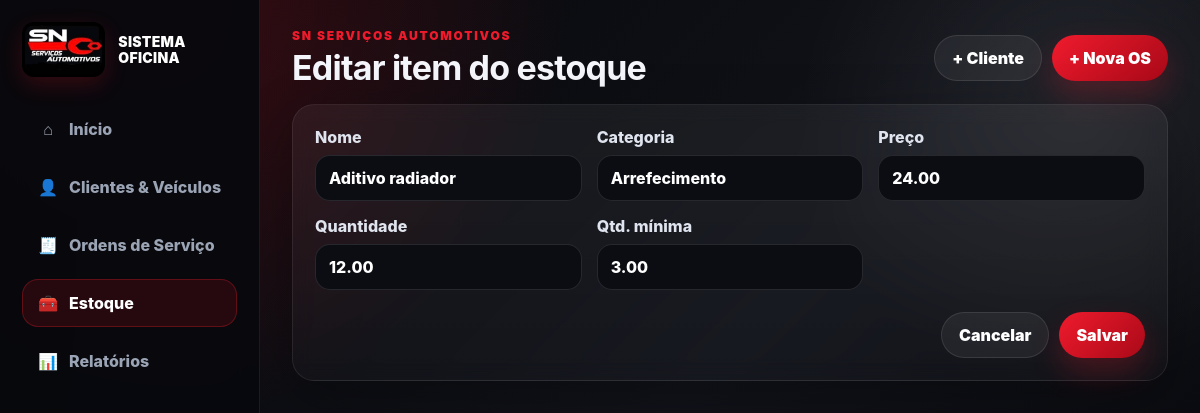
/estoque/12/editar, run on the app's committed database.
### tables this page shows
CREATE TABLE inventory (
            id INTEGER PRIMARY KEY AUTOINCREMENT,
            name TEXT NOT NULL,
            category TEXT,
            unit_price REAL DEFAULT 0,
            qty REAL DEFAULT 0,
            min_qty REAL DEFAULT 0,
            created_at TEXT NOT NULL
        );

### app.py (the view, shortened to what this page needs)
@app.route("/estoque/<int:item_id>/editar", methods=["GET", "POST"])
def inventory_edit(item_id: int):
    item = query_one("SELECT * FROM inventory WHERE id = ?", (item_id,))
    if not item:
        flash("Item não encontrado.", "error")
        return redirect(url_for("inventory"))
    return render_template("inventory_form.html", item=item)

### app.py (called while the page is built)
def get_db() -> sqlite3.Connection:
    if "db" not in g:
        conn = sqlite3.connect(DATABASE)
        conn.row_factory = sqlite3.Row
        g.db = conn
    return g.db

def query_one(sql: str, args: tuple[Any, ...] = ()) -> sqlite3.Row | None:
    return get_db().execute(sql, args).fetchone()

@app.context_processor
def inject_helpers() -> dict[str, Any]:
    return {
        "money": float_to_money,
        "br_date": br_date,
        "br_datetime": br_datetime,
        "today_iso": today_iso,
    }

@app.before_request
def ensure_db() -> None:
    init_db()

### templates/inventory_form.html (shortened to what this page needs)
{% extends 'base.html' %}
{% block heading %}Editar item do estoque{% endblock %}
{% block content %}
<form class="card form-card" method="post">
  <div class="form-grid">
    <label>Nome<input required name="name" value="{{ item.name }}"></label>
    <label>Categoria<input name="category" value="{{ item.category }}"></label>
    <label>Preço<input name="unit_price" inputmode="decimal" value="{{ '%.2f'|format(item.unit_price) }}"></label>
    <label>Quantidade<input name="qty" inputmode="decimal" value="{{ '%.2f'|format(item.qty) }}"></label>
    <label>Qtd. mínima<input name="min_qty" inputmode="decimal" value="{{ '%.2f'|format(item.min_qty) }}"></label>
  </div>
  <div class="row-actions end">
    <a class="btn btn-ghost" href="{{ url_for('inventory') }}">Cancelar</a>
    <button class="btn btn-primary" type="submit">Salvar</button>
  </div>
</form>
{% endblock %}

### static/css/style.css (style rules this page uses)
:root { --bg:#08090d; --panel:#11131a; --panel-2:#171a23; --glass:rgba(255,255,255,.055); --glass-2:rgba(255,255,255,.025); --text:#f4f6fb; --muted:#9ba4b5; --line:#272c38; --red:#ef1b2d; --red-2:#a90918; --white:#ffffff; --green:#25d366; --yellow:#ffcc4d; --shadow:0 18px 55px rgba(0,0,0,.28); --shadow-soft:0 12px 35px rgba(0,0,0,.22); --radius:22px; --safe-bottom:env(safe-area-inset-bottom,0px); --safe-top:env(safe-area-inset-top,0px); }
* { box-sizing:border-box;-webkit-tap-highlight-color:transparent }
html { width:100%;min-width:0;overflow-x:hidden;background:#050507 }
body { margin:0; width:100%; min-width:0; min-height:100vh; overflow-x:hidden; font-family:Inter,system-ui,-apple-system,BlinkMacSystemFont,"Segoe UI",sans-serif; color:var(--text); background: radial-gradient(circle at 12% 0%,rgba(239,27,45,.22),transparent 32%), radial-gradient(circle at 90% 14%,rgba(255,255,255,.08),transparent 22%), linear-gradient(135deg,#050507 0%,#11131a 54%,#06070a 100%); }
a { color:inherit;text-decoration:none }
button,input,textarea,select { font:inherit }
button { touch-action:manipulation }
.top-actions,.row-actions,.actions { display:flex;gap:10px;align-items:center }
.end { justify-content:flex-end;margin-top:22px }
.btn,.mini { border:0;cursor:pointer;border-radius:999px;font-weight:900;display:inline-flex;align-items:center;justify-content:center;white-space:nowrap;transition:.18s ease }
.btn { padding:12px 17px;min-height:46px }
.btn-primary { background:linear-gradient(135deg,var(--red),var(--red-2));color:#fff;box-shadow:0 14px 30px rgba(239,27,45,.24) }
.btn-ghost { background:rgba(255,255,255,.06);border:1px solid rgba(255,255,255,.1);color:#fff }
.card { background:linear-gradient(180deg,var(--glass),var(--glass-2));border:1px solid rgba(255,255,255,.08);border-radius:var(--radius);box-shadow:var(--shadow);padding:22px;margin-bottom:22px;backdrop-filter:blur(10px);min-width:0 }
.form-card { max-width:1120px }
.form-grid { display:grid;grid-template-columns:repeat(3,minmax(0,1fr));gap:15px }
label { display:grid;gap:8px;color:#dfe4ee;font-weight:800 }
input,textarea,select { width:100%;border-radius:15px;border:1px solid rgba(255,255,255,.11);background:#0b0d13;color:#fff;padding:12px 13px;outline:none;min-height:46px }

### data on the page
inventory: name "Aditivo radiador", category "Arrefecimento", unit_price "24.00", qty "12.00", min_qty "3.00"
